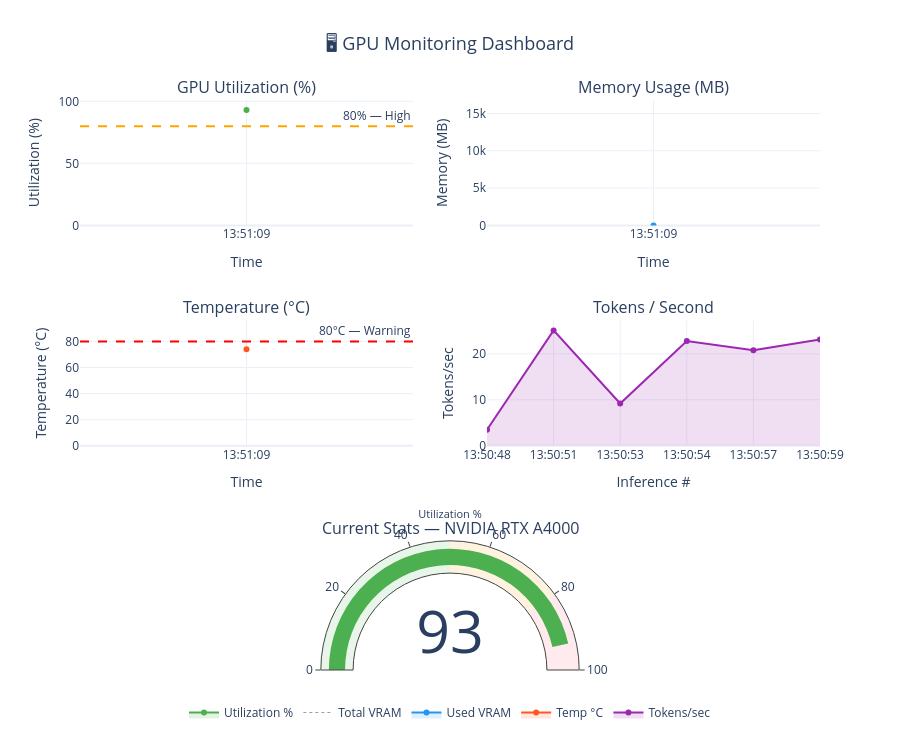

The code cell stored with this chart in its notebook:
### Markdown cell above
## 6. GPU Monitoring

### Code cell
monitor.display_dashboard()

### Figure 1 — Plotly figure (JSON) as saved in the notebook; plotly's stock layout.template omitted (floating-point values rounded to 4 significant figures)
{"data": [{"fill": "tozeroy", "fillcolor": "rgba(76,175,80,0.15)", "line": {"color": "#4CAF50", "width": 2}, "mode": "lines+markers", "name": "Utilization %", "type": "scatter", "x": ["13:51:09"], "xaxis": "x", "y": [93], "yaxis": "y"}, {"line": {"color": "#9E9E9E", "dash": "dot", "width": 1}, "mode": "lines", "name": "Total VRAM", "type": "scatter", "x": ["13:51:09"], "xaxis": "x2", "y": [15970.0], "yaxis": "y2"}, {"fill": "tozeroy", "fillcolor": "rgba(33,150,243,0.15)", "line": {"color": "#2196F3", "width": 2}, "mode": "lines+markers", "name": "Used VRAM", "type": "scatter", "x": ["13:51:09"], "xaxis": "x2", "y": [0], "yaxis": "y2"}, {"fill": "tozeroy", "fillcolor": "rgba(255,87,34,0.15)", "line": {"color": "#FF5722", "width": 2}, "mode": "lines+markers", "name": "Temp °C", "type": "scatter", "x": ["13:51:09"], "xaxis": "x3", "y": [74], "yaxis": "y3"}, {"fill": "tozeroy", "fillcolor": "rgba(156,39,176,0.15)", "line": {"color": "#9C27B0", "width": 2}, "mode": "lines+markers", "name": "Tokens/sec", "type": "scatter", "x": ["13:50:48", "13:50:51", "13:50:53", "13:50:54", "13:50:57", "13:50:59"], "xaxis": "x4", "y": [3.5, 25.1, 9.2, 22.8, 20.8, 23.1], "yaxis": "y4"}, {"domain": {"column": 0, "row": 0, "x": [0, 1], "y": [0, 0.2267]}, "gauge": {"axis": {"range": [0, 100]}, "bar": {"color": "#4CAF50"}, "steps": [{"color": "#e8f5e9", "range": [0, 50]}, {"color": "#fff3e0", "range": [50, 80]}, {"color": "#ffebee", "range": [80, 100]}]}, "mode": "gauge+number", "title": {"font": {"size": 11}, "text": "Utilization %"}, "type": "indicator", "value": 93}], "layout": {"annotations": [{"font": {"size": 16}, "showarrow": false, "text": "GPU Utilization (%)", "x": 0.225, "xanchor": "center", "xref": "paper", "y": 1, "yanchor": "bottom", "yref": "paper"}, {"font": {"size": 16}, "showarrow": false, "text": "Memory Usage (MB)", "x": 0.775, "xanchor": "center", "xref": "paper", "y": 1, "yanchor": "bottom", "yref": "paper"}, {"font": {"size": 16}, "showarrow": false, "text": "Temperature (°C)", "x": 0.225, "xanchor": "center", "xref": "paper", "y": 0.6133, "yanchor": "bottom", "yref": "paper"}, {"font": {"size": 16}, "showarrow": false, "text": "Tokens / Second", "x": 0.775, "xanchor": "center", "xref": "paper", "y": 0.6133, "yanchor": "bottom", "yref": "paper"}, {"font": {"size": 16}, "showarrow": false, "text": "Current Stats — NVIDIA RTX A4000", "x": 0.5, "xanchor": "center", "xref": "paper", "y": 0.2267, "yanchor": "bottom", "yref": "paper"}, {"showarrow": false, "text": "80% — High", "x": 1, "xanchor": "right", "xref": "x domain", "y": 80, "yanchor": "bottom", "yref": "y"}, {"showarrow": false, "text": "80°C — Warning", "x": 1, "xanchor": "right", "xref": "x3 domain", "y": 80, "yanchor": "bottom", "yref": "y3"}], "height": 750, "legend": {"orientation": "h", "x": 0.5, "xanchor": "center", "y": -0.1, "yanchor": "bottom"}, "shapes": [{"line": {"color": "orange", "dash": "dash"}, "type": "line", "x0": 0, "x1": 1, "xref": "x domain", "y0": 80, "y1": 80, "yref": "y"}, {"line": {"color": "red", "dash": "dash"}, "type": "line", "x0": 0, "x1": 1, "xref": "x3 domain", "y0": 80, "y1": 80, "yref": "y3"}], "showlegend": true, "title": {"font": {"size": 18}, "text": "🖥️ GPU Monitoring Dashboard", "x": 0.5}, "xaxis": {"anchor": "y", "domain": [0, 0.45], "title": {"text": "Time"}}, "xaxis2": {"anchor": "y2", "domain": [0.55, 1], "title": {"text": "Time"}}, "xaxis3": {"anchor": "y3", "domain": [0, 0.45], "title": {"text": "Time"}}, "xaxis4": {"anchor": "y4", "domain": [0.55, 1], "title": {"text": "Inference #"}}, "yaxis": {"anchor": "x", "domain": [0.78, 1], "title": {"text": "Utilization (%)"}}, "yaxis2": {"anchor": "x2", "domain": [0.78, 1], "title": {"text": "Memory (MB)"}}, "yaxis3": {"anchor": "x3", "domain": [0.3933, 0.6133], "title": {"text": "Temperature (°C)"}}, "yaxis4": {"anchor": "x4", "domain": [0.3933, 0.6133], "title": {"text": "Tokens/sec"}}}}
